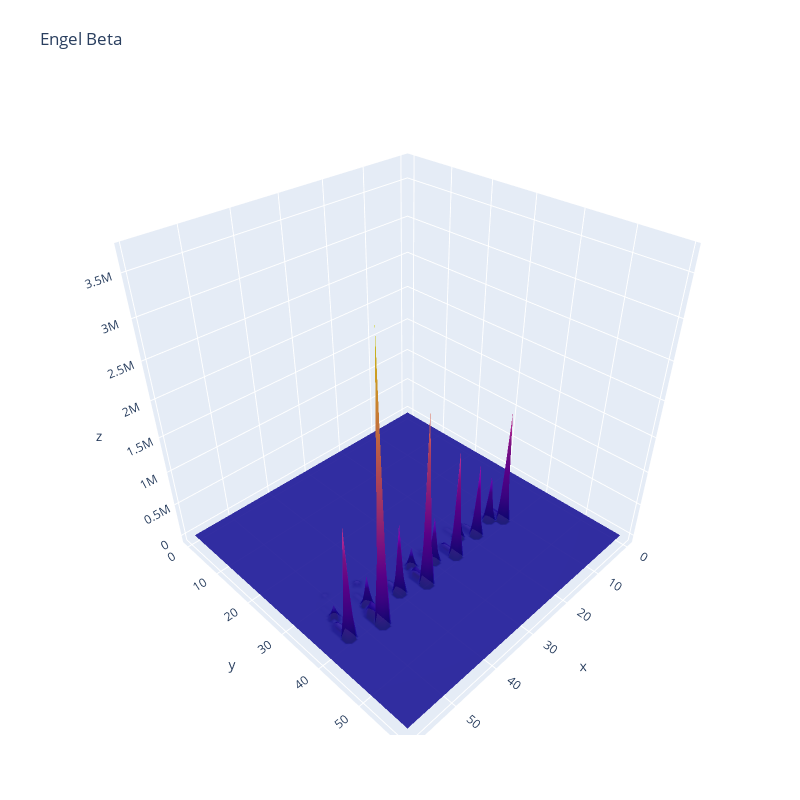

Notebook code for this chart:
### Code cell
fig = go.Figure(data=[
    go.Surface(z=Z_engel_beta-Z_beta, x=X, y=Y, showscale=False, opacity=0.9)
])

#fig = go.Figure(data=[
#    go.Surface(z=Z_engel_beta-Z_beta, x=X, y=Y, showscale=False, opacity=0.9)
#])

fig.update_layout(title='Engel Beta', autosize=True,
                  width=800, height=800,
                  margin=dict(l=65, r=50, b=65, t=90))
fig.show()

### Figure 1 — Plotly figure (JSON) as saved in the notebook; plotly's stock layout.template omitted (floating-point values rounded to 4 significant figures; data arrays with more than 128 entries replaced by an {"elided": "..."} marker saying what was removed)
{"data": [{"opacity": 0.9, "showscale": false, "type": "surface", "x": {"elided": "60x60 int values"}, "y": {"elided": "60x60 int values"}, "z": {"elided": "60x60 float values"}}], "layout": {"autosize": true, "height": 800, "margin": {"b": 65, "l": 65, "r": 50, "t": 90}, "title": {"text": "Engel Beta"}, "width": 800}}
